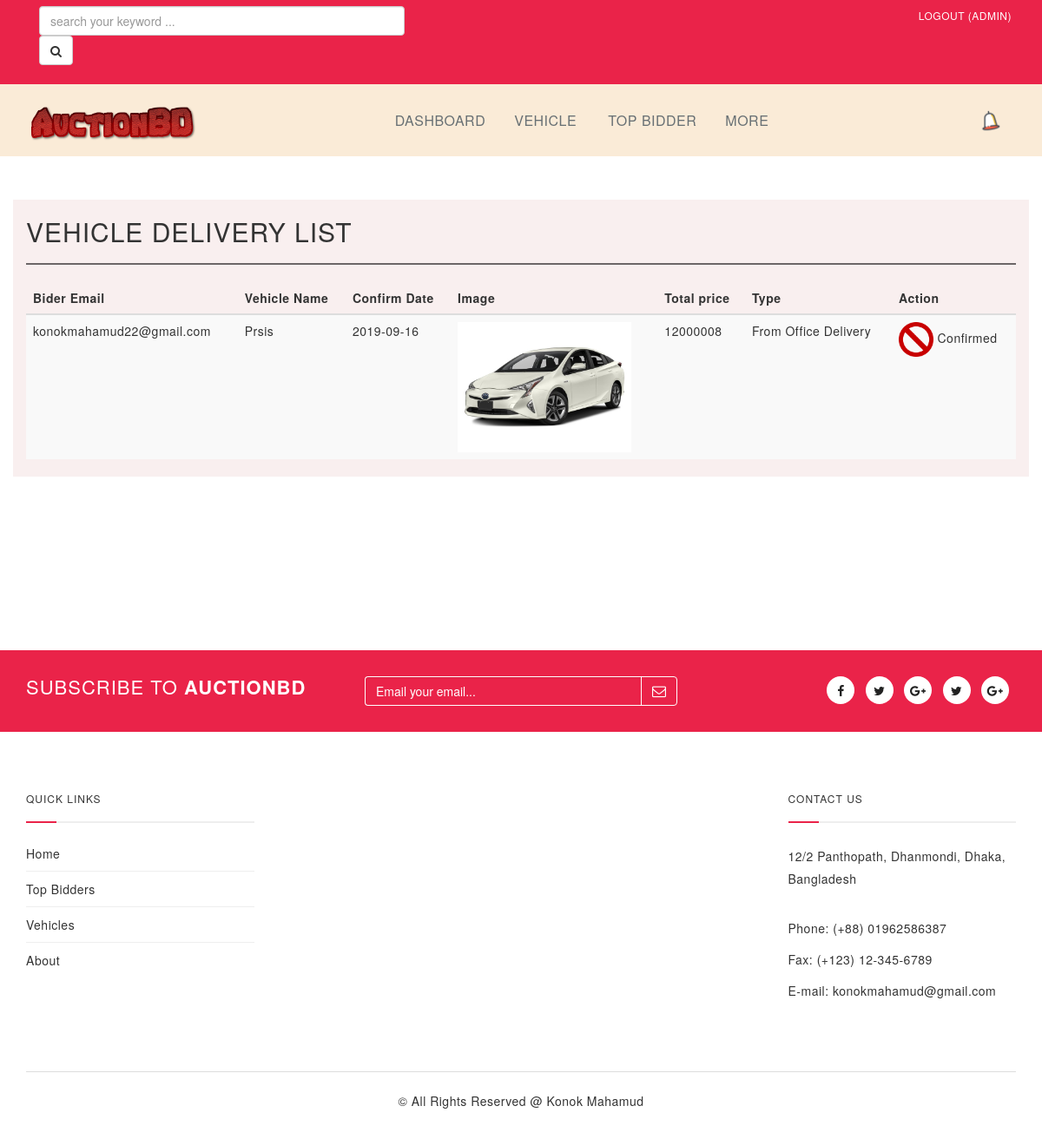
The page /admin/vehicleDelivery.php (signed in) on the database its author committed.
### tables this page shows
CREATE TABLE `confirmbid` (
  `ID` int(10) NOT NULL,
  `vehicleID` int(10) NOT NULL,
  `date` date NOT NULL,
  `userID` int(5) NOT NULL,
  `type` varchar(50) NOT NULL,
  `price` int(10) NOT NULL,
  `role` int(5) NOT NULL
);

CREATE TABLE `user` (
  `ID` int(10) NOT NULL,
  `name` varchar(50) NOT NULL,
  `email` varchar(50) NOT NULL,
  `password` varchar(50) NOT NULL,
  `phone` varchar(15) NOT NULL,
  `address` varchar(150) NOT NULL,
  `admin` int(5) DEFAULT 0,
  `active` int(5) NOT NULL DEFAULT 0,
  `image` varchar(300) NOT NULL
);

CREATE TABLE `vehicle` (
  `ID` int(10) NOT NULL,
  `name` varchar(50) NOT NULL,
  `type` varchar(50) NOT NULL,
  `catagory` int(50) NOT NULL,
  `startDate` date NOT NULL,
  `EndDate` date NOT NULL,
  `image` varchar(300) NOT NULL,
  `price` int(10) NOT NULL,
  `status` int(5) NOT NULL
);

### admin/vehicleDelivery.php (the view, shortened to what this page needs)
<?php
 include( "../header.php" );
	?>
<div class="container" style="background-color: #F9EFEF; margin-bottom: 200px; margin-top: 50px;">
  <h2 >Vehicle delivery list</h2>
   <hr/ style="border: solid 1px #6C6667;">
  <table class="table table-striped">
    <thead>
      <tr>
        <th>Bider Email</th>
        <th>Vehicle Name</th>
        <th>Confirm Date</th>
        <th>Image</th>
        <th>Total price</th>
        <th>Type</th>
        <th>Action</th>
      </tr>
    </thead>
    <tbody>
     <?php
		$Sql="SELECT confirmbid.ID,vehicle.name, vehicle.image, user.email, confirmbid.date, confirmbid.type, confirmbid.price, confirmbid.role FROM `confirmbid` INNER JOIN vehicle ON vehicle.ID=confirmbid.vehicleID INNER JOIN user ON user.ID=confirmbid.userID";
		$result1 = $con->query( $Sql );
			if ( $result1->num_rows > 0 ) {
			foreach ( $result1 as $row ) {
		?>
      <tr>
        <td><?=$row["email"]?></td>
        <td><?=$row["name"]?></td>
        <td><?=$row["date"]?></td>
        <td><img style="max-width: 200px; max-height: 200px;" src="<?=$_SESSION["directory"]?>img/vehicle/<?=$row["image"]?>" ></td>
        <td><?=$row["price"]?></td>
        <td><?=$row["type"]?></td>
        <td><?php if($row["role"]==0){?> <img onClick="confirm(<?=$row["ID"]?>)" style="max-width: 40px; max-height: 40px;" src="<?=$_SESSION["directory"]?>img/icon/active.jpg" > <?php }else{  ?> <img  style="max-width: 40px; max-height: 40px;" src="<?=$_SESSION["directory"]?>img/icon/deactive.png" > <span>Confirmed</span> <?php } ?></td>
      </tr>
       <?php } } ?>
    </tbody>
  </table>
</div>
  <?php
 include( "../footer.php" );
 ?>

### css/style.css (style rules this page uses)
html, body, div, span, applet, object, iframe, h1, h2, h3, h4, h5, h6, p, blockquote, pre, a, abbr, acronym, address, big, cite, code, del, dfn, em, font, img, ins, kbd, q, s, samp, small, strike, strong, sub, sup, tt, var, b, u, i, center, dl, dt, dd, ol, ul, li, fieldset, form, label, legend { margin: 0; padding: 0; border: 0; outline: 0; font-size: 100%; vertical-align: baseline; background: transparent; }
body { line-height: 1; }
body { line-height: 1.5em; color: #787878; font-size: 13px; font-family: "Open Sans",sans-serif; letter-spacing: 0.5px; margin: 0 auto; padding: 0 auto; background: #fff; }
img { height: auto; max-width: 100%; border: none; outline: none; transition: all 0.2s ease 0s; -moz-transition: all 0.2s ease 0s; -webkit-transition: all 0.2s ease 0s; -o-transition: all 0.2s ease 0s; }
a, a:active, a:link, img { outline: none; }
hr { margin-bottom: 15px; margin-top: 15px; border-top: 1px solid #f1f1f1; border-bottom: none; border-left: none; border-right: none; }
h1, h2, h3, h4, h5, h6 { color: inherit; text-transform: uppercase; font-family: 'Raleway', sans-serif; margin-top: 0px; margin-bottom: 0; line-height: 1.5em; }
h2 { font-size: 24px; letter-spacing: 1px; }

### rows shown on the page
confirmbid: userID.email "konokmahamud22@gmail.com", vehicleID.name "Prsis", date "2019-09-16", vehicleID.image (picture), price "12000008", type "From Office Delivery", role 1 (drawn)

### other values the page prints
$_SESSION["username"] "ADMIN"
